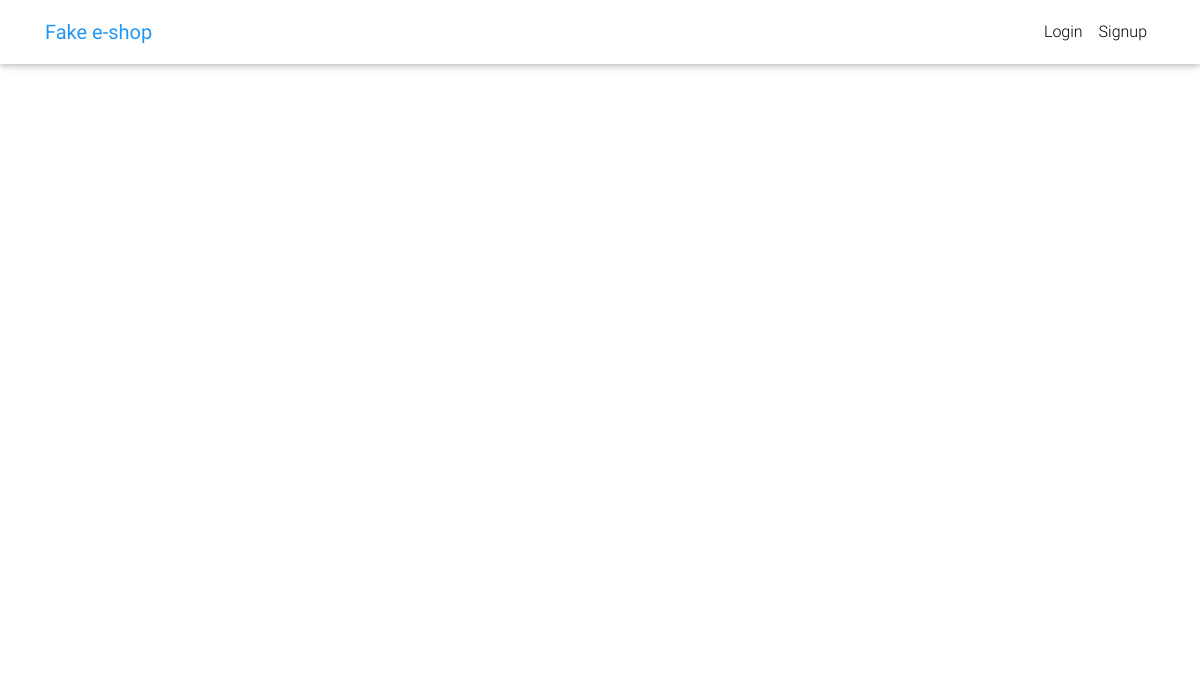
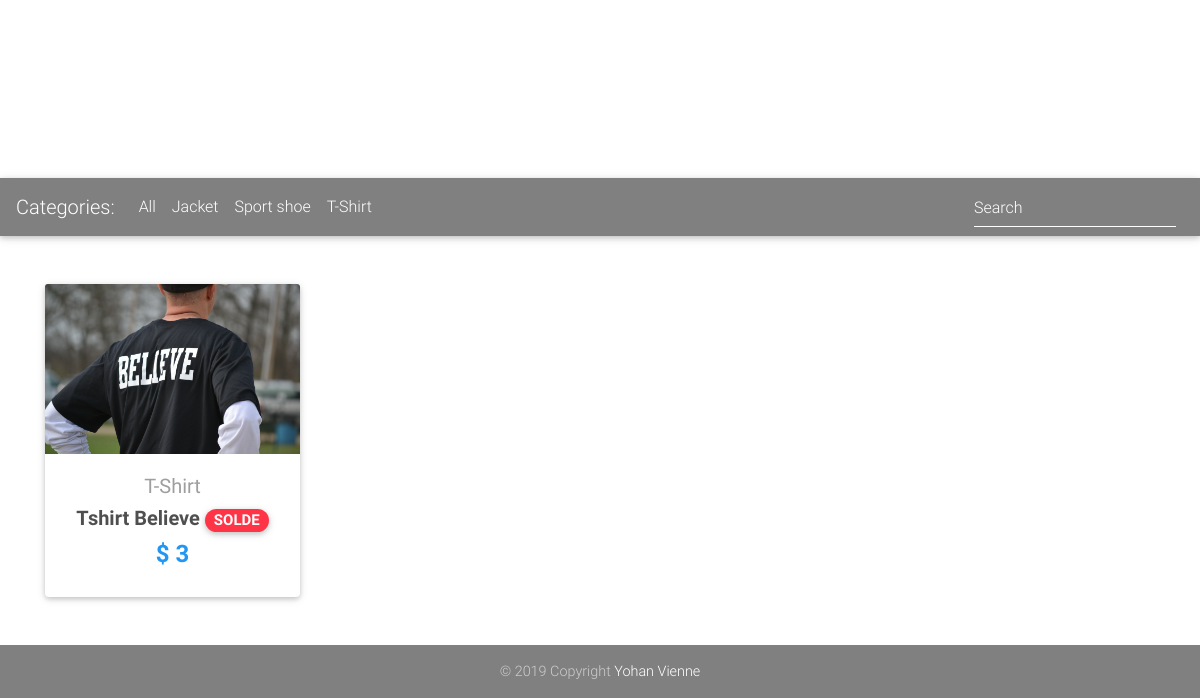
The app's page /, older data (2 pictures, top to bottom).
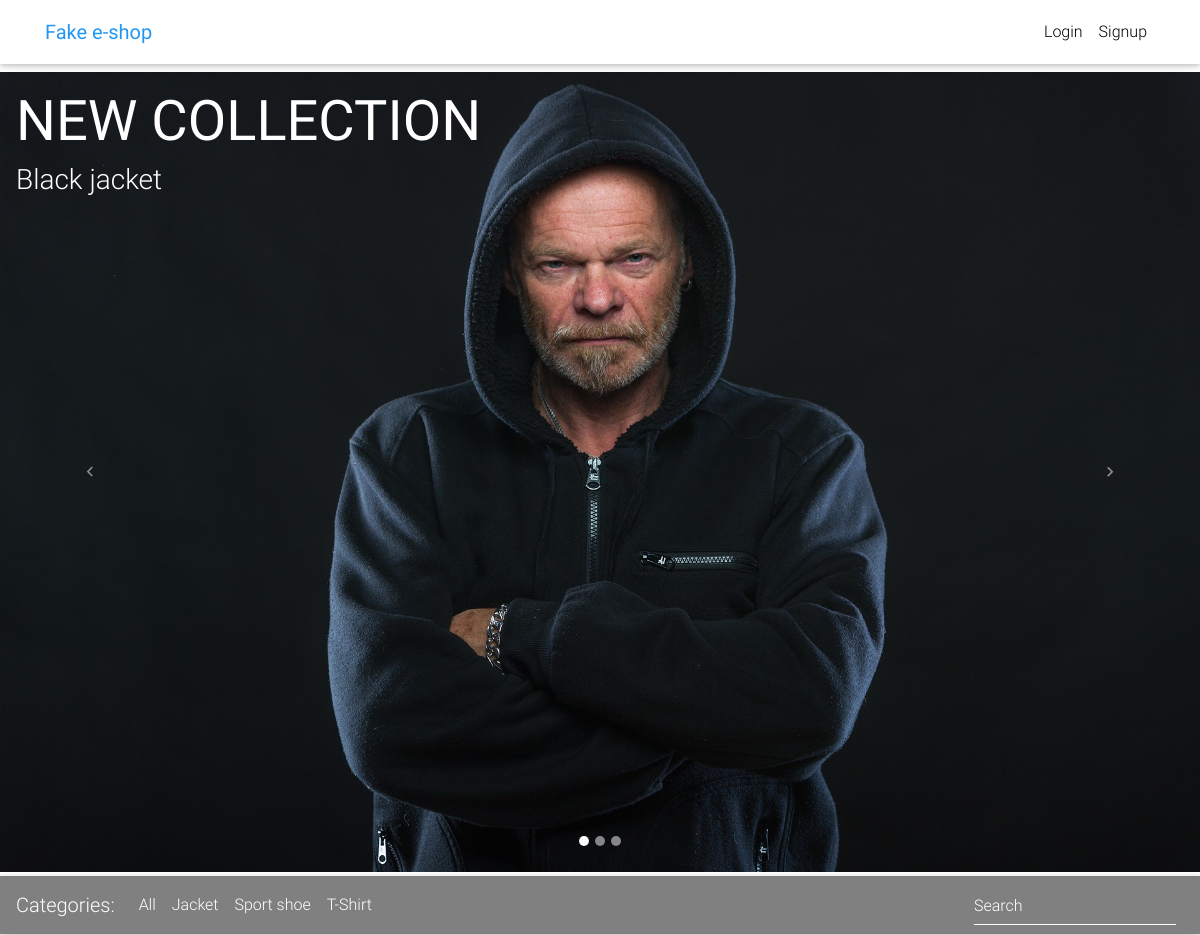
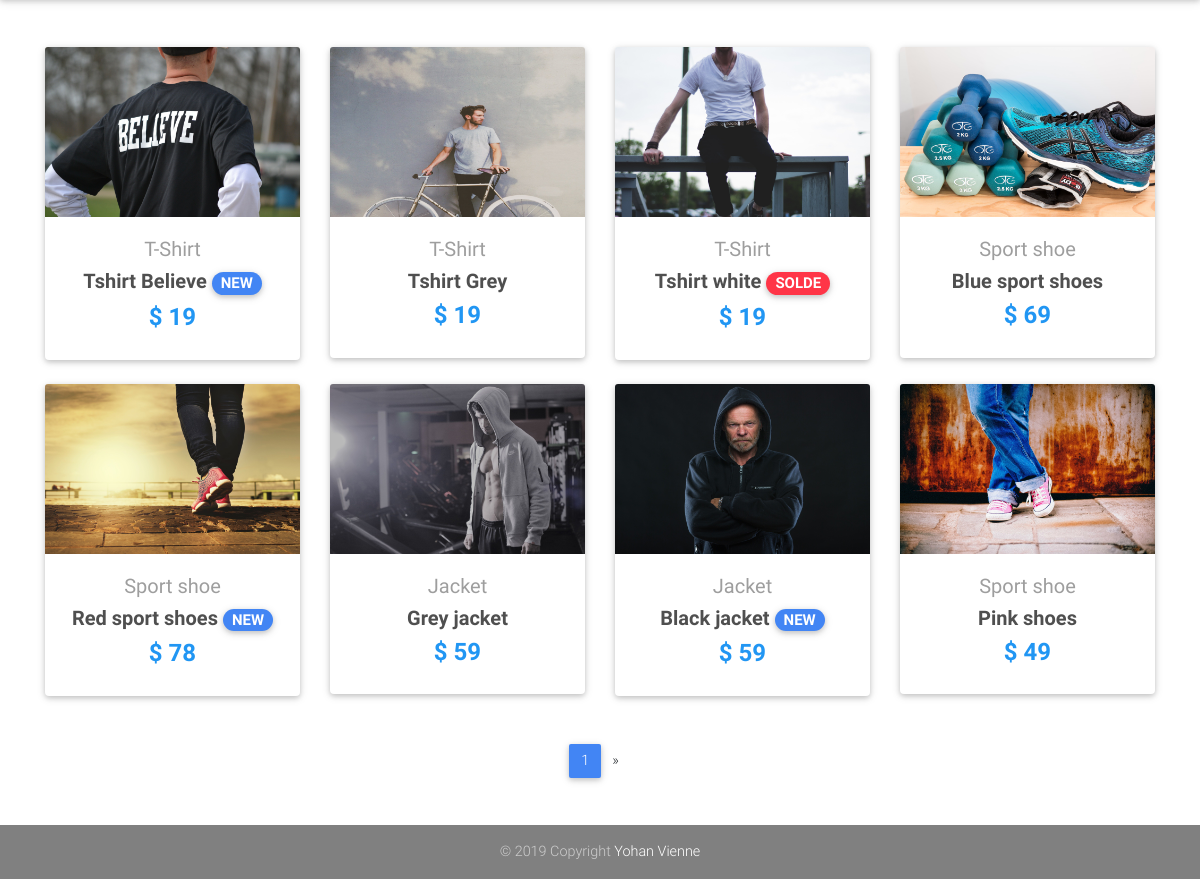
The same page, newer data (2 pictures, top to bottom).
### core/models.py (models this page shows, shortened)
class Category(models.Model):
    name = models.CharField(max_length=100)
    def __str__(self):
        return self.name

class Item(models.Model):
    title = models.CharField(max_length=100)
    price = models.IntegerField()
    discount_price = models.IntegerField(blank=True, null=True)
    category = models.ForeignKey(Category, on_delete=models.DO_NOTHING)
    label = models.CharField(choices=LABEL_CHOICES, max_length=3, default='NOR')
    img1 = models.ImageField(upload_to='item/')
    slug = models.SlugField()
    description = models.TextField()
    def get_absolute_url(self):
        return reverse("core:product", kwargs={
            'slug': self.slug
        })

### core/views.py (the view)
# urls.py: path('', HomeView.as_view(), name='home'),
class HomeView(ListView):
    context_object_name = "items"
    paginate_by = 8
    template_name = "home.html"
    def get_queryset(self):
        return Item.objects.all()
    def get_context_data(self, **kwargs):
        context = super(HomeView, self).get_context_data(**kwargs)
        context["categorys"]= Category.objects.order_by('name')
        context["carousel"]= Item.objects.filter(label="NEW").order_by('title')
        return context

### templates/home.html (shortened to what this page needs)
{% extends "base.html" %}
{% block content %}
  <div id="carousel-example-1z" class="carousel slide carousel-fade " data-ride="carousel">
    <ol class="carousel-indicators">
      <li data-target="#carousel-example-1z" data-slide-to="0" class="active"></li>
      <li data-target="#carousel-example-1z" data-slide-to="1"></li>
      <li data-target="#carousel-example-1z" data-slide-to="2"></li>
    </ol>
    <div class="carousel-inner" role="listbox">
      {% for item in carousel %}
      {% if forloop.first %}
      <div class="carousel-item active">
      {% else %}
      <div class="carousel-item">
      {% endif %}
      <a target="_blank" href="{{ item.get_absolute_url }}" >
        <div class="view" style="background-image: url({{item.img1.url}}); height: 100vh; background-repeat: no-repeat center center scroll; background-size: cover;">
            <div class=" white-text wow fadeIn m-3">
              <h1 class="display-4">
                <strong>NEW COLLECTION</strong>
              </h1>
              <h3 class="fadeIn">{{ item.title }}</h3>
            </div>
        </div>
      </a>
      </div>
      {% endfor %}
    </div>
    <a class="carousel-control-prev" href="#carousel-example-1z" role="button" data-slide="prev">
      <span class="carousel-control-prev-icon" aria-hidden="true"></span>
    </a>
    <a class="carousel-control-next" href="#carousel-example-1z" role="button" data-slide="next">
      <span class="carousel-control-next-icon" aria-hidden="true"></span>
    </a>
  </div>
  <main>
      <nav id="navbarItems" class="navbar navbar-expand-lg navbar-dark mt-1 mb-5" style="background-color: grey;">
        <span class="navbar-brand">Categories:</span>
        <div class="collapse navbar-collapse" id="basicExampleNav">
          <ul class="navbar-nav mr-auto">
            <li class="nav-item">
              <a class="nav-link" href="/">All
              </a>
            </li>
          {% for category in categorys %}
            <li class="nav-item">
              <a class="nav-link" href="/{{category.name}}">{{category.name}}
              </a>
            </li>
          {% endfor %}
          </ul>
          <form class="form-inline">
            <div class="md-form my-0">
              <input class="form-control mr-sm-2" type="text" placeholder="Search" aria-label="Search">
            </div>
          </form>
        </div>
      </nav>
    <div class="container"  data-spy="scroll" data-target="#navbarItems">
      <section class="text-center mb-4">
        <div class="row wow fadeIn">
          {% for item in items %}
          <div class="col-lg-3 col-md-6 mb-4">
            <div class="card">
              <div class="view overlay">
                <img src="{{item.img1.url}}" class="card-img-top"
                  alt="">
              </div>
              <div class="card-body text-center">
                <a href="" class="grey-text">
                  <h5>{{ item.category}}</h5>
                </a>
                <h5>
                  <strong>
                    <a href="{{ item.get_absolute_url }}" class="dark-grey-text">{{ item.title }}
                    {% if item.get_label_display == 'New' %}
                      <span class="badge badge-pill primary-color">NEW</span>
                    {% elif item.get_label_display == 'Solde' %}
                      <span class="badge badge-pill danger-color">SOLDE</span>
                    {% endif %}
                    </a>
                  </strong>
                </h5>
                <h4 class="font-weight-bold blue-text">
                  <strong>$
                  {% if item.discount_price %}
                  {{ item.discount_price }}
                  {% else %}
                  {{ item.price }}
                  {% endif %}
                  </strong>
                </h4>
              </div>
            </div>
          </div>
          {% endfor %}
        </div>
      </section>
      {% if is_paginated %}
      <nav class="d-flex justify-content-center wow fadeIn">
        <ul class="pagination pg-blue">
          <li class="page-item active">
            <a class="page-link" href="?page={{ page_obj.number }}">{{ page_obj.number }}
            </a>
          </li>
          {% if page_obj.has_next %}
          <li class="page-item">
            <a class="page-link" href="?page={{ page_obj.next_page_number }}" aria-label="Next">
              <span aria-hidden="true">&raquo;</span>
            </a>
          </li>
          {% endif %}
        </ul>
      </nav>
      {% endif %}
    </div>
  </main>
</body>
</html>
{% endblock content %}

### templates/base.html (shortened to what this page needs)
{% load static %}
<!DOCTYPE html>
<html lang="en">
<head>
  <link rel="stylesheet" href="https://use.fontawesome.com/releases/v5.8.1/css/all.css">
  <link href="{% static 'css/bootstrap.min.css' %}" rel="stylesheet">
  <link href="{% static 'css/mdb.min.css' %}" rel="stylesheet">
  <link href="{% static 'css/app.css' %}" rel="stylesheet">
</head>
{% include "navbar.html" %}
<body>
    <div class="mt-5 pt-4">
    </div>
    {% block content %}
    {% endblock content %}
    {% include "footer.html" %}
</body>
</html>

### templates/navbar.html (shortened to what this page needs)
{% load cart_template_tags %}
{% load i18n %}
{% load crispy_forms_tags %}
<nav class="navbar fixed-top navbar-expand-lg navbar-light white scrolling-navbar">
  <div class="container">
    <a class="navbar-brand waves-effect" href="/">
      <strong class="blue-text">Fake e-shop</strong>
    </a>
    <div class="collapse navbar-collapse" id="navbarSupportedContent">
      <ul class="navbar-nav nav-flex-icons">
        {% if request.user.is_authenticated %}
        <li class="nav-item">
          <a href="{% url 'core:order-summary' %}" class="nav-link waves-effect">
            <span class="badge red z-depth-1 mr-1"> {{ request.user|cart_item_count }} </span>
            <i class="fas fa-shopping-cart"></i>
            <span class="clearfix d-none d-sm-inline-block"> Cart </span>
          </a>
        </li>
        <li class="nav-item">
          <a class="nav-link waves-effect" href="{% url 'account_logout' %}">
            <span class="clearfix d-none d-sm-inline-block"> Logout </span>
          </a>
        </li>
        {% else %}
        <li class="nav-item">
          <a class="nav-link waves-effect" data-toggle="modal" data-target="#loginModal">
            <span class="clearfix d-none d-sm-inline-block"> Login </span>
          </a>
        </li>
        <li class="nav-item">
          <a class="nav-link waves-effect" href="{% url 'account_signup' %}">
            <span class="clearfix d-none d-sm-inline-block"> Signup </span>
          </a>
        </li>
        {% endif %}
      </ul>
    </div>
  </div>
</nav>
        {% load socialaccount %}

### templates/footer.html
<footer class="page-footer text-center font-small mt-4 wow fadeIn">
    <div class="footer-copyright py-3" style="background-color: grey;">
        © 2019 Copyright
        <a href="#"> Yohan Vienne </a>
    </div>
</footer>

### templates/scripts.html (shortened to what this page needs)
{% load static %}

### templates/base.html (style rules this page uses)
html, body, header, .carousel { height: 100vh; }
body { position: relative; }

Row changes from the older to the newer data that the page shows:
added Item: img1 (picture), title "Black jacket", category "Jacket", label "NEW", price "59"
changed Item "Tshirt Believe": price "3" → "19"; label "SOLDE" → "NEW"
added Item: img1 (picture), category "T-Shirt", title "Tshirt Grey", price "19"
added Item: img1 (picture), category "T-Shirt", title "Tshirt white", label "SOLDE", price "19"
added Item: img1 (picture), category "Sport shoe", title "Blue sport shoes", price "69"
added Item: img1 (picture), category "Sport shoe", title "Red sport shoes", label "NEW", price "78"
added Item: img1 (picture), category "Jacket", title "Grey jacket", price "59"
added Item: img1 (picture), category "Sport shoe", title "Pink shoes", price "49"
Text that changed along with them:
{{ page_obj.number }}: (not shown) → "1"
